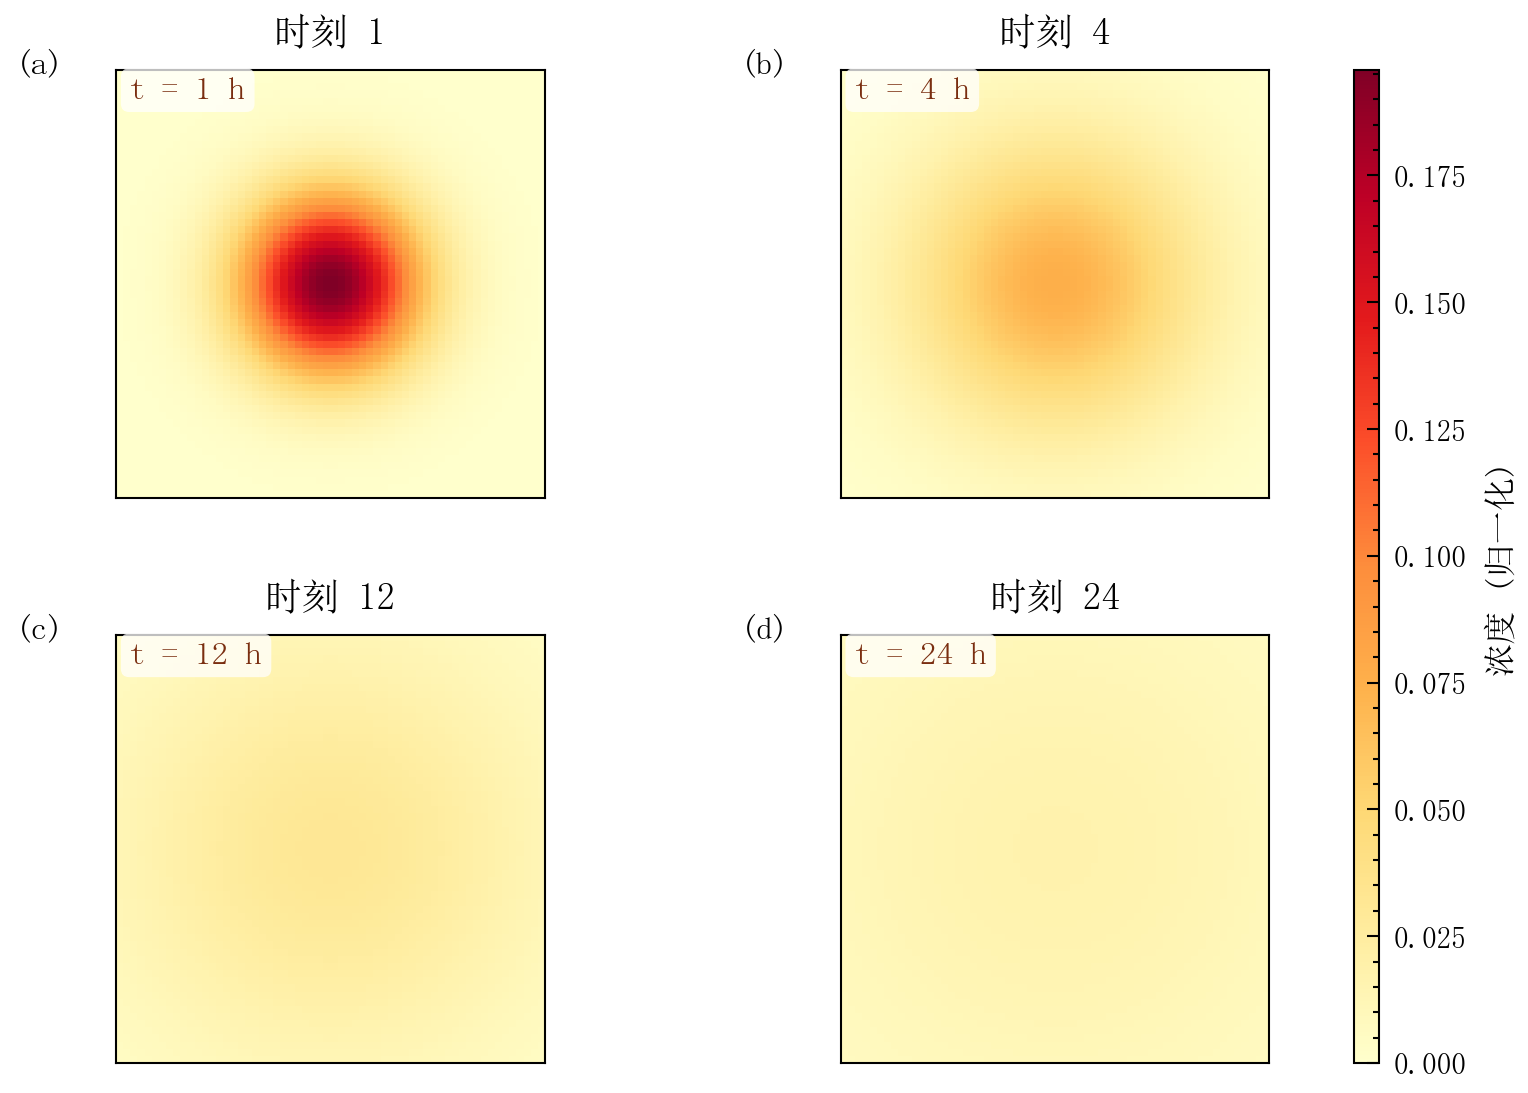

This figure's Python source:
"""
38_composite_time_march.py — Nature 复合图模板：时间推进（Time-March）

布局原型：time-march（同一系统随时间演化的快照序列）。
2×2 网格展示污染物浓度扩散的 4 个时刻，共享 vmin/vmax 与色标，
时间戳标注在每面板角落，直观呈现“扩散-稀释”过程。
"""

import numpy as np
import matplotlib.pyplot as plt
import sciplot as sp

# ── 模拟二维扩散场（简化高斯扩散模型） ────────────────────────
grid = 60
x = np.linspace(-3, 3, grid)
y = np.linspace(-3, 3, grid)
X, Y = np.meshgrid(x, y)
r = np.sqrt(X**2 + Y**2)

def plume(t: float) -> np.ndarray:
    """点源扩散：随 t 增大，峰高降低、宽度增加（质量守恒）。"""
    sigma = 0.35 + 0.55 * np.sqrt(t)
    return np.exp(-(r**2) / (2 * sigma**2)) / (2 * np.pi * sigma**2)

times = [1.0, 4.0, 12.0, 24.0]
fields = [plume(t) for t in times]
vmin, vmax = 0.0, float(np.max(fields[0]))

# ── 布局：2×2 时间快照（模板一键生成） ───────────────────────
sp.setup_style("thesis", "ocean", lang="zh")
fig, axes = sp.figure_panels(template="time_march", venue="thesis")
axes = np.atleast_2d(axes)

cmap = plt.get_cmap("YlOrRd")
for ax, t, fld in zip(axes.flat, times, fields):
    im = ax.imshow(fld, extent=[0, 1, 0, 1], cmap=cmap,
                   vmin=vmin, vmax=vmax, origin="lower")
    ax.set_xticks([])
    ax.set_yticks([])
    ax.tick_params(direction="in")
    # 时间戳（角落标注）
    ax.text(0.03, 0.93, f"t = {t:.0f} h", transform=ax.transAxes,
            fontsize=8, color="#7A2E10", fontweight="bold",
            bbox=dict(boxstyle="round,pad=0.25", facecolor="white",
                      edgecolor="none", alpha=0.75))
    ax.set_title(f"时刻 {t:.0f}", fontsize=9)

# ── 统一色标（底部通栏） ──────────────────────────────────────
cbar = fig.colorbar(im, ax=axes, fraction=0.030, pad=0.06, aspect=40)
cbar.set_label("浓度 (归一化)", fontsize=8)
cbar.ax.tick_params(labelsize=7)

# ── 保存（面板标签已由模板自动添加 8pt） ──────────────────────
sp.save(fig, "showcase/38_composite_time_march", formats=("png",), dpi=300)
